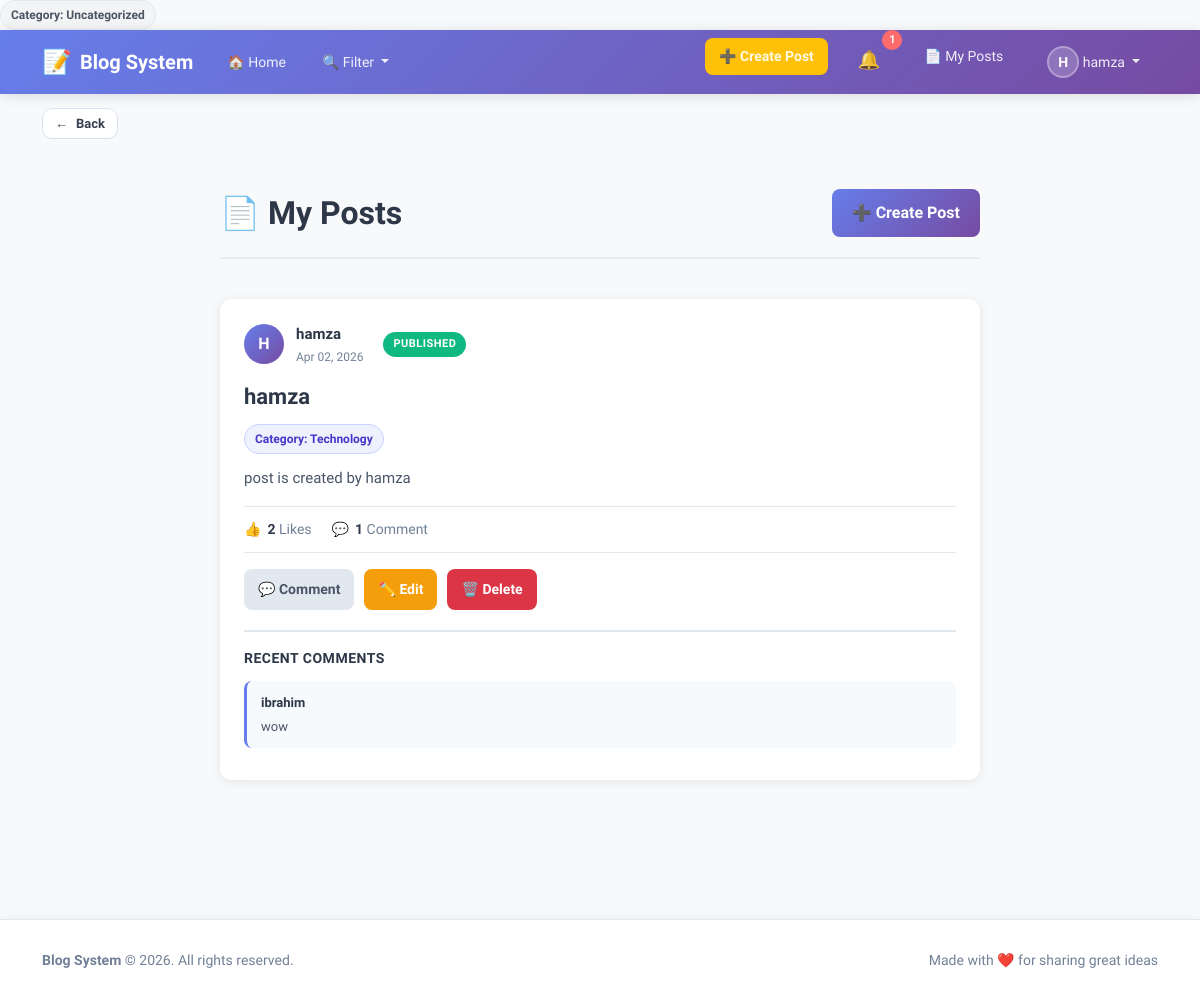
The app's page /my_posts/ (signed in), older data.
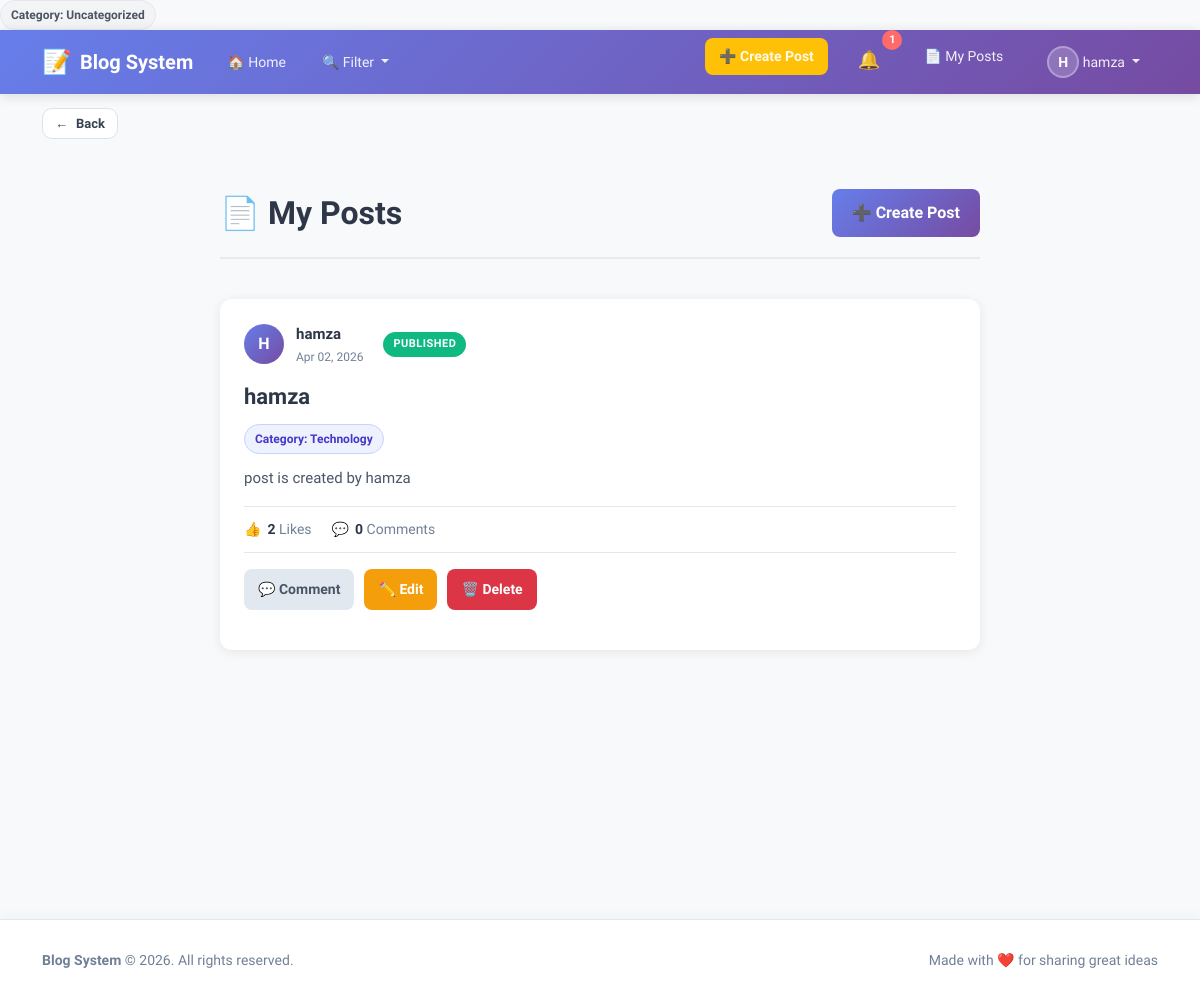
The same page, newer data.
### blog/models.py (models this page shows, shortened)
class Post(models.Model):
    title = models.CharField(max_length=200)
    content = models.TextField()
    author = models.ForeignKey(settings.AUTH_USER_MODEL, on_delete=models.CASCADE)
    created_at = models.DateTimeField(auto_now_add=True)
    updated_at = models.DateTimeField(auto_now=True)
    is_published = models.BooleanField(default=False)
    category = models.ManyToManyField("Category", blank=True)

class CustomUser(AbstractUser):
    email = models.EmailField(unique=True)

class Category(models.Model):
    name = models.CharField(max_length=200)
    posts = models.ManyToManyField(Post, related_name='categories', blank=True)

class Comment(models.Model):
    post = models.ForeignKey(Post, on_delete=models.CASCADE, related_name='comments')
    user = models.ForeignKey(settings.AUTH_USER_MODEL, on_delete=models.CASCADE)
    content = models.TextField()
    created_at = models.DateTimeField(auto_now_add=True)
    parent_comment = models.ForeignKey('self', on_delete=models.CASCADE, null=True, blank=True)

### blog/views.py (the view)
# urls.py: path('my_posts/', MyPostsView.as_view(), name='my_posts'),
class MyPostsView(LoginRequiredMixin, ListView):
    model = Post
    template_name = "post/my_posts.html"
    context_object_name = "posts"
    def get_queryset(self):
        user = self.request.user
        queryset = Post.objects.filter(author=user).order_by("-created_at")
        return queryset

### blog/context_processors.py (called while the page is built)
def notifications_badge(request):
    if request.user.is_authenticated:
        unread_count = Notification.objects.filter(user=request.user, is_read=False).count()
    else:
        unread_count = 0
    return {"unread_notifications_count": unread_count}

def navbar_context(request):
    all_categories = Category.objects.all().order_by("name")
    selected_category_ids = []
    if request.GET:
        selected_category_ids = [int(id) for id in request.GET.getlist("categories") if id and id != "all"]
    return {
        "all_categories": all_categories,
        "selected_category_ids": selected_category_ids,
    }

### templates/post/my_posts.html (shortened to what this page needs)
                    <span class="category-chip empty">Category: Uncategorized</span>
{% extends "base.html" %}
{% block content %}
<link rel="stylesheet" href="https://cdn.jsdelivr.net/npm/bootstrap@5.3.0/dist/css/bootstrap.min.css">
<div class="my-posts-container">
    <div class="page-header">
        <h1>📄 My Posts</h1>
        <a href="{% url 'blog:create_post' %}" class="btn-create">
            ➕ Create Post
        </a>
    </div>
    {% for post in posts %}
        <div class="post-card">
            <div class="post-header">
                <div class="post-author-avatar">
                    {{ post.author.username|first|upper }}
                </div>
                <div class="post-author-details">
                    <strong>{{ post.author.username }}</strong>
                    <small>{{ post.created_at|date:"M d, Y" }}</small>
                </div>
                {% if post.is_published %}
                    <span class="post-badge published">Published</span>
                {% else %}
                    <span class="post-badge draft">Draft</span>
                {% endif %}
            </div>
            <h3 class="post-title">{{ post.title }}</h3>
            <div class="post-category">
                {% if post.category.all %}
                    {% for cat in post.category.all %}
                        <span class="category-chip">Category: {{ cat.name }}</span>
                    {% endfor %}
                {% else %}
                    <span class="category-chip empty">Category: Uncategorized</span>
                {% endif %}
            </div>
            <p class="post-content">{{ post.content }}</p>
            <div class="post-stats">
                <div class="post-stat-item">
                    <span>👍</span>
                    <span><strong>{{ post.like_set.count }}</strong> {{ post.like_set.count|pluralize:"Like,Likes" }}</span>
                </div>
                <div class="post-stat-item">
                    <span>💬</span>
                    <span><strong>{{ post.comments.count }}</strong> {{ post.comments.count|pluralize:"Comment,Comments" }}</span>
                </div>
            </div>
            <div class="post-actions">
                <a href="{% url 'blog:create_comment' post.id %}" class="post-action-btn btn-comment">
                    💬 Comment
                </a>
                {% if request.user == post.author %}
                    <a href="{% url 'blog:update_post' post.id %}" class="post-action-btn btn-edit">
                        ✏️ Edit
                    </a>
                    <a href="{% url 'blog:delete_post' post.id %}"
                       class="post-action-btn btn-delete"
                       onclick="return confirm('🗑️ Are you sure you want to delete this post? This action cannot be undone.');">
                        🗑️ Delete
                    </a>
                {% endif %}
            </div>
            {% if post.comments.all %}
                <div class="comments-section">
                    <div class="comments-title">Recent Comments</div>
                    {% for comment in post.comments.all|slice:":3" %}
                        <div class="comment-item">
                            <div class="comment-author">{{ comment.user.username }}</div>
                            <p class="comment-text">{{ comment.content }}</p>
                        </div>
                    {% endfor %}
                </div>
            {% endif %}
        </div>
    {% empty %}
        <div class="empty-state">
            <div class="empty-state-icon">📝</div>
            <p>No posts yet! Start creating your first post.</p>
        </div>
    {% endfor %}
</div>
{% endblock %}

Row changes from the older to the newer data that the page shows:
removed Comment: user.username "ibrahim", content "wow"
shown differently, row unchanged: Post "hamza": comments.count "1" → "0"; no longer shows "RECENT COMMENTS"
